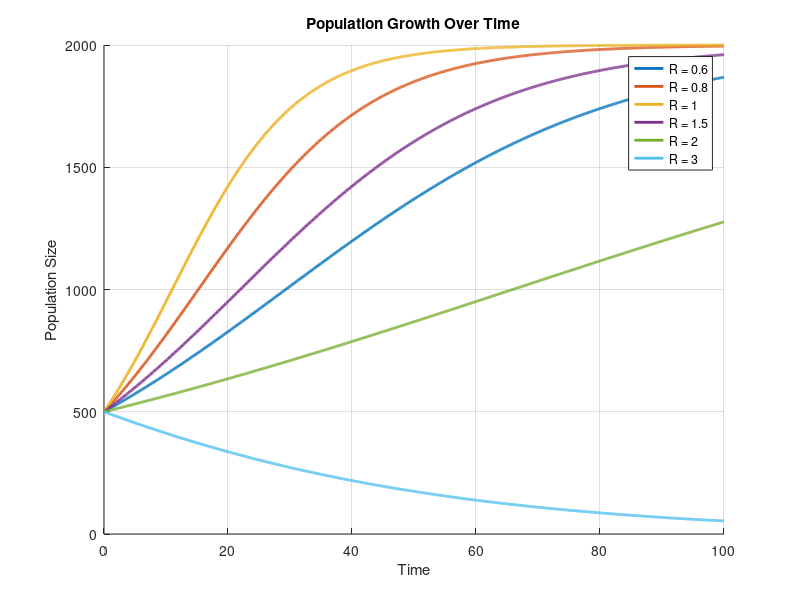

The MATLAB script that drew this image:
% Define parameters
N0 = 500; % Initial population size
K = 2000;  % Carrying capacity
k0 = 0.15; % Initial k value
t0 = 0;   % Initial time
gamma = 0.5; % Gender impact factor

% Different R values
R_values = [0.6, 0.8, 1, 1.5, 2, 3];

% Time range
t = linspace(0, 100, 1000);

% Plot multiple graphs
figure;
hold on;

for i = 1:length(R_values)
    k = gamma * min(R_values(i), 1) / (1 + R_values(i));
    
    % Calculate N(t)
    Nt = K ./ (1 + ((K/N0 - 1) * exp(-(k - k0) * (t - t0))));
    
    % Plot
    plot(t, Nt, 'LineWidth', 2, 'DisplayName', ['R = ' num2str(R_values(i))]);
end

hold off;

% Set graph properties
title('Population Growth Over Time');
xlabel('Time');
ylabel('Population Size');
legend('show');
grid on;
